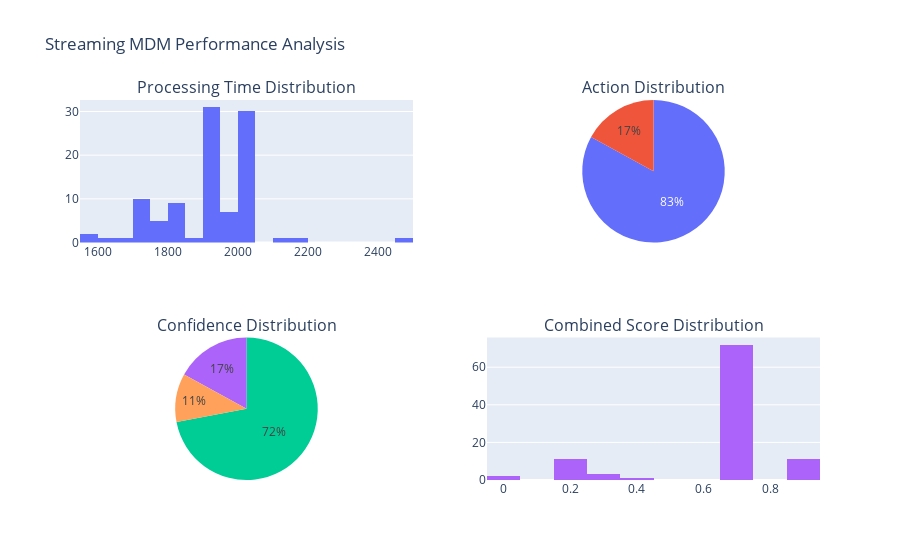

Notebook code cell kept with this figure:
### Code cell
# Create visualizations
print("📈 Creating performance visualizations...")

# Processing time distribution
fig = make_subplots(
    rows=2, cols=2,
    subplot_titles=('Processing Time Distribution', 'Action Distribution',
                    'Confidence Distribution', 'Combined Score Distribution'),
    specs=[[{'type': 'histogram'}, {'type': 'pie'}],
           [{'type': 'pie'}, {'type': 'histogram'}]]
)

# Processing time histogram
fig.add_trace(
    go.Histogram(
        x=transactions_df['processing_time_ms'], name='Processing Time (ms)'),
    row=1, col=1
)

# Action distribution pie chart
action_counts = transactions_df['action'].value_counts()
fig.add_trace(
    go.Pie(labels=action_counts.index,
           values=action_counts.values, name='Actions'),
    row=1, col=2
)

# Confidence distribution pie chart
confidence_counts = transactions_df['confidence'].value_counts()
fig.add_trace(
    go.Pie(labels=confidence_counts.index,
           values=confidence_counts.values, name='Confidence'),
    row=2, col=1
)

# Combined score histogram
fig.add_trace(
    go.Histogram(x=transactions_df['combined_score'], name='Combined Score'),
    row=2, col=2
)

fig.update_layout(
    title_text="Streaming MDM Performance Analysis", showlegend=False)
fig.show()

print("✅ Visualizations created!")

### Figure 1 — Plotly figure (JSON) as saved in the notebook; plotly's stock layout.template omitted (floating-point values rounded to 4 significant figures)
{"data": [{"name": "Processing Time (ms)", "type": "histogram", "x": [1722.0, 1898.0, 1696.0, 1712.0, 1728.0, 1827.0, 1966.0, 1990.0, 2003.0, 2009.0, 2016.0, 1834.0, 2044.0, 1802.0, 1593.0, 2004.0, 2004.0, 2004.0, 2004.0, 2008.0, 2005.0, 2012.0, 2013.0, 2008.0, 2007.0, 2012.0, 2009.0, 2019.0, 1839.0, 2039.0, 1979.0, 1981.0, 1985.0, 1990.0, 1785.0, 2003.0, 1784.0, 1801.0, 2014.0, 2010.0, 2175.0, 2014.0, 2012.0, 1817.0, 2022.0, 2025.0, 1813.0, 1820.0, 2023.0, 2021.0, 2029.0, 1612.0, 2029.0, 2022.0, 1823.0, 2480.0, 1594.0, 2000.0, 1745.0, 1941.0, 1940.0, 1939.0, 1935.0, 1945.0, 1947.0, 1743.0, 1948.0, 1945.0, 1750.0, 1940.0, 1944.0, 1943.0, 1742.0, 1941.0, 1737.0, 1938.0, 1937.0, 1940.0, 1942.0, 1941.0, 1949.0, 1943.0, 1941.0, 1938.0, 1737.0, 1941.0, 1938.0, 1943.0, 1950.0, 1755.0, 1938.0, 1947.0, 1734.0, 1940.0, 1940.0, 1943.0, 1741.0, 1941.0, 2110.0, 1769.0], "xaxis": "x", "yaxis": "y"}, {"domain": {"x": [0.55, 1], "y": [0.625, 1]}, "labels": ["AUTO_MERGE", "CREATE_NEW"], "name": "Actions", "type": "pie", "values": [83, 17]}, {"domain": {"x": [0, 0.45], "y": [0, 0.375]}, "labels": ["MEDIUM", "LOW", "HIGH"], "name": "Confidence", "type": "pie", "values": [72, 17, 11]}, {"name": "Combined Score", "type": "histogram", "x": [0.73, 0.73, 0.72, 0.1693, 0.72, 0.0, 0.73, 0.73, 0.73, 0.73, 0.73, 0.1641, 0.73, 0.0, 0.1621, 0.73, 0.73, 0.73, 0.73, 0.73, 0.73, 0.73, 0.73, 0.93, 0.73, 0.73, 0.73, 0.73, 0.2167, 0.73, 0.73, 0.73, 0.73, 0.73, 0.43, 0.73, 0.1698, 0.72, 0.73, 0.73, 0.73, 0.93, 0.73, 0.33, 0.73, 0.73, 0.1667, 0.72, 0.73, 0.73, 0.73, 0.1676, 0.93, 0.93, 0.72, 0.73, 0.33, 0.73, 0.33, 0.73, 0.73, 0.73, 0.93, 0.73, 0.93, 0.1723, 0.73, 0.73, 0.72, 0.73, 0.73, 0.73, 0.2143, 0.93, 0.73, 0.73, 0.72, 0.93, 0.73, 0.93, 0.73, 0.73, 0.93, 0.73, 0.72, 0.73, 0.73, 0.73, 0.73, 0.1652, 0.93, 0.72, 0.169, 0.73, 0.73, 0.73, 0.72, 0.73, 0.73, 0.72], "xaxis": "x2", "yaxis": "y2"}], "layout": {"annotations": [{"font": {"size": 16}, "showarrow": false, "text": "Processing Time Distribution", "x": 0.225, "xanchor": "center", "xref": "paper", "y": 1, "yanchor": "bottom", "yref": "paper"}, {"font": {"size": 16}, "showarrow": false, "text": "Action Distribution", "x": 0.775, "xanchor": "center", "xref": "paper", "y": 1, "yanchor": "bottom", "yref": "paper"}, {"font": {"size": 16}, "showarrow": false, "text": "Confidence Distribution", "x": 0.225, "xanchor": "center", "xref": "paper", "y": 0.375, "yanchor": "bottom", "yref": "paper"}, {"font": {"size": 16}, "showarrow": false, "text": "Combined Score Distribution", "x": 0.775, "xanchor": "center", "xref": "paper", "y": 0.375, "yanchor": "bottom", "yref": "paper"}], "showlegend": false, "title": {"text": "Streaming MDM Performance Analysis"}, "xaxis": {"anchor": "y", "domain": [0, 0.45]}, "xaxis2": {"anchor": "y2", "domain": [0.55, 1]}, "yaxis": {"anchor": "x", "domain": [0.625, 1]}, "yaxis2": {"anchor": "x2", "domain": [0, 0.375]}}}
